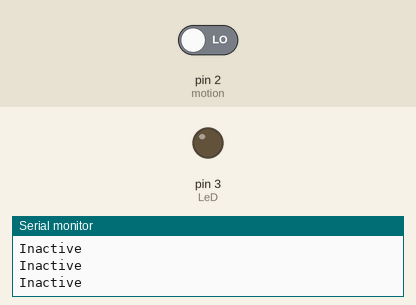
This sketch was run on a simulated Arduino Uno, built with avr-gcc and run on an emulated ATmega328P. On the bench: output pins drawn as LEDs (lit = HIGH), the last lines printed to the serial monitor. The inputs (shaded band) are chosen by the test bench; at power-on: pin 2 (motion) LOW.

Above: at 1.8 s.
1.9 s: pin 2 (motion) driven HIGH
At 2.5 s:
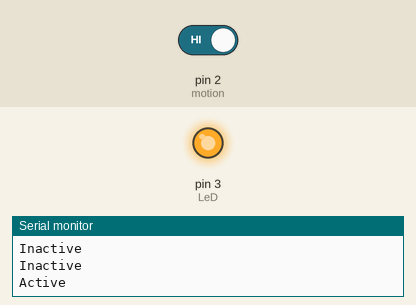
Timing chart, 0 to 4.9 s (numbered marks = the images above; inputs shaded):
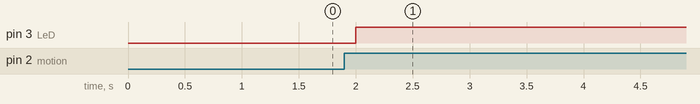

Measured:
- after the input at 1.9 s, pin 3 (LeD): LOW → HIGH after 0.10 s

The sketch:

SMART_LIGHTS_ON.ino
```cpp
int motion = 2;
int LeD =3;

void setup()
{
  Serial.begin(9600);
  pinMode(motion, INPUT);
  pinMode(LeD, OUTPUT);
}

void loop()
{
  long motion_sensor = digitalRead(motion);

  if (motion_sensor == HIGH)
    {
    digitalWrite (LeD, HIGH);

    Serial.println("Active");
    delay (10000);
    }

    else
    {
    digitalWrite(LeD,LOW);
    }

  if (motion_sensor== HIGH)
  {
    Serial.println("Active");

  }
  else
  {
    Serial.println("Inactive");

  }
  delay(500);
}
```
